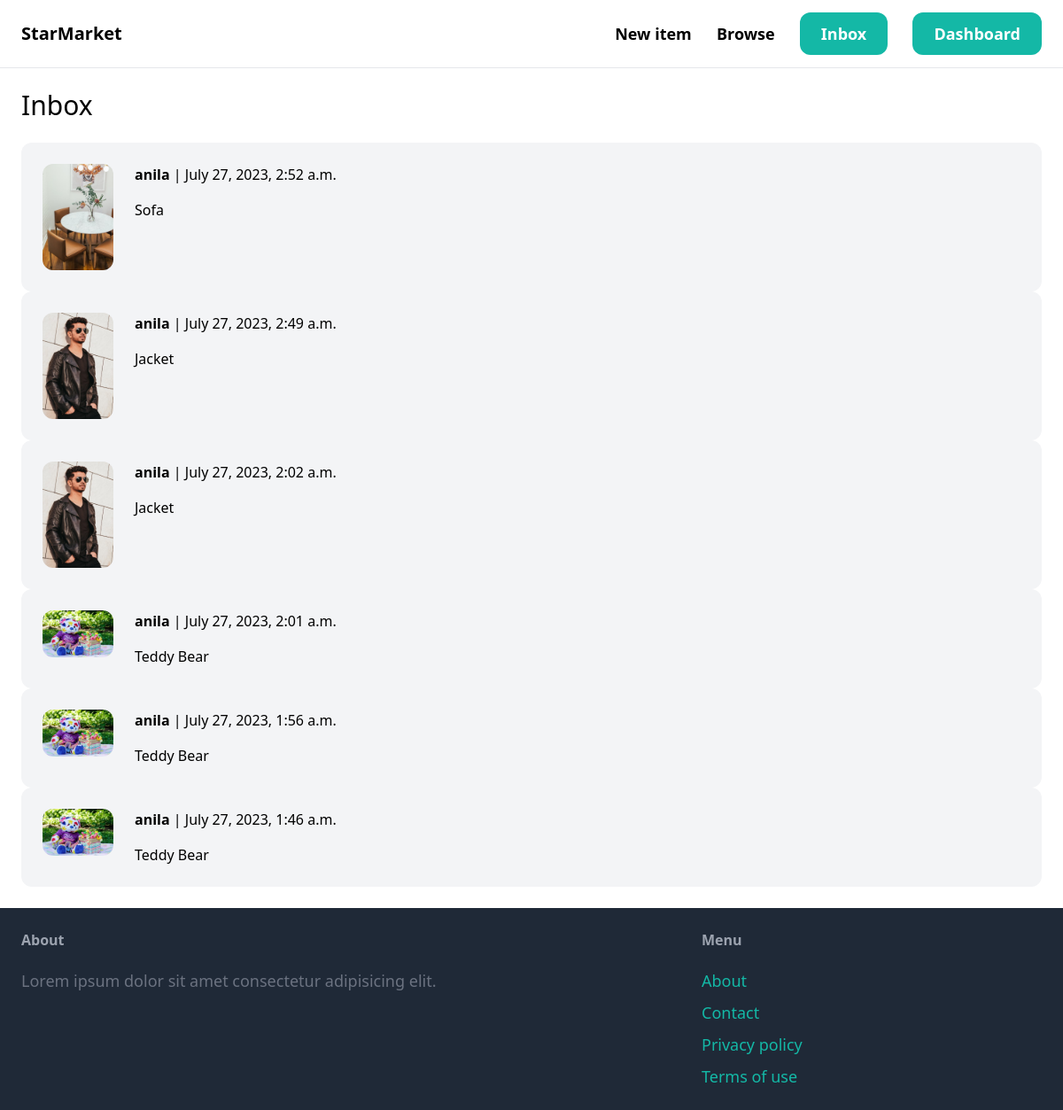
The page /inbox/ (signed in) on the database its author committed.
### conversation/models.py (models this page shows)
class Conversation(models.Model):
    item = models.ForeignKey(Item, related_name='conversations', on_delete=models.CASCADE)
    members = models.ManyToManyField(User, related_name='conversations')
    created_at = models.DateTimeField(auto_now_add=True)
    modified_at = models.DateTimeField(auto_now=True)
    class Meta:
        ordering = ('-modified_at',)

### item/models.py (models this page shows, shortened)
class Item(models.Model):
    category = models.ForeignKey(Category,related_name='items',on_delete=models.CASCADE)
    name = models.CharField(max_length=255)
    description = models.TextField(blank=True,null=True)
    price = models.FloatField()
    image = models.ImageField(upload_to='item_images',blank=True,null=True)
    is_sold = models.BooleanField(default=False)
    created_at = models.DateTimeField(auto_now_add=True)
    created_by = models.ForeignKey(User,related_name='items',on_delete=models.CASCADE)

### conversation/views.py (the view)
# urls.py: path('', views.inbox, name='inbox'),
@login_required
def inbox(request):
    conversations = Conversation.objects.filter(members__in=[request.user.id])
    return render(request, 'conversation/inbox.html', {
        'conversations': conversations
    })

### conversation/templates/conversation/inbox.html (shortened to what this page needs)
{% extends 'core/base.html' %}
{% block content %}
<h1 class="mb-6 text-3xl">Inbox</h1>
<div class="space-y-6">
    {% for conversation in conversations %}
        <a href="{% url 'conversation:detail' conversation.id %}">
            <div class="p-6 flex bg-gray-100 rounded-xl">
                <div class="pr-6">
                    <img src="{{ conversation.item.image.url }}" class="w-20 rounded-xl">
                </div>
                <div>
                    {% for member in conversation.members.all %}
                        {% if member != request.user %}
                            <p class="mb-4"><strong>{{ member.username }}</strong> | {{ conversation.modified_at }}</p>
                            <p>{{ conversation.item.name }}</p>
                        {% endif %}
                    {% endfor %}
                </div>
            </div>
        </a>
    {% endfor %}
</div>
{% endblock %}

### rows shown on the page
Conversation: item.image (picture), modified_at "July 27, 2023, 2:52 a.m.", item.name "Sofa"
Conversation: item.image (picture), modified_at "July 27, 2023, 2:49 a.m.", item.name "Jacket"
Conversation: item.image (picture), modified_at "July 27, 2023, 2:02 a.m.", item.name "Jacket"
Conversation: item.image (picture), modified_at "July 27, 2023, 2:01 a.m.", item.name "Teddy Bear"
Conversation: item.image (picture), modified_at "July 27, 2023, 1:56 a.m.", item.name "Teddy Bear"
Conversation: item.image (picture), modified_at "July 27, 2023, 1:46 a.m.", item.name "Teddy Bear"

### other values the page prints
{{ member.username }} "anila"
